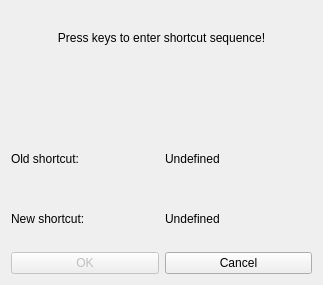
<?xml version="1.0" encoding="UTF-8"?>
<ui version="4.0">
 <class>ShortcutCaptureDialogBase</class>
 <widget class="QDialog" name="ShortcutCaptureDialogBase">
  <property name="geometry">
   <rect>
    <x>0</x>
    <y>0</y>
    <width>323</width>
    <height>285</height>
   </rect>
  </property>
  <property name="windowTitle">
   <string>Enter shortcut sequence</string>
  </property>
  <property name="modal">
   <bool>true</bool>
  </property>
  <layout class="QVBoxLayout">
   <item>
    <widget class="QLabel" name="descrLabel">
     <property name="text">
      <string>Press keys to enter shortcut sequence!</string>
     </property>
     <property name="alignment">
      <set>Qt::AlignCenter</set>
     </property>
     <property name="wordWrap">
      <bool>false</bool>
     </property>
    </widget>
   </item>
   <item>
    <widget class="QLabel" name="messageLabel">
     <property name="text">
      <string/>
     </property>
     <property name="wordWrap">
      <bool>false</bool>
     </property>
    </widget>
   </item>
   <item>
    <layout class="QHBoxLayout">
     <item>
      <widget class="QLabel" name="oshrtTextLabel">
       <property name="text">
        <string>Old shortcut:</string>
       </property>
       <property name="wordWrap">
        <bool>false</bool>
       </property>
      </widget>
     </item>
     <item>
      <widget class="QLabel" name="oshrtLabel">
       <property name="text">
        <string>Undefined</string>
       </property>
       <property name="wordWrap">
        <bool>false</bool>
       </property>
      </widget>
     </item>
    </layout>
   </item>
   <item>
    <layout class="QHBoxLayout">
     <item>
      <widget class="QLabel" name="nshrtTextLabel">
       <property name="text">
        <string>New shortcut:</string>
       </property>
       <property name="wordWrap">
        <bool>false</bool>
       </property>
      </widget>
     </item>
     <item>
      <widget class="QLabel" name="nshrtLabel">
       <property name="text">
        <string>Undefined</string>
       </property>
       <property name="wordWrap">
        <bool>false</bool>
       </property>
      </widget>
     </item>
    </layout>
   </item>
   <item>
    <layout class="QHBoxLayout">
     <item>
      <widget class="QPushButton" name="okButton">
       <property name="enabled">
        <bool>false</bool>
       </property>
       <property name="text">
        <string>OK</string>
       </property>
       <property name="shortcut">
        <string/>
       </property>
      </widget>
     </item>
     <item>
      <widget class="QPushButton" name="cancelButton">
       <property name="text">
        <string>Cancel</string>
       </property>
       <property name="shortcut">
        <string/>
       </property>
      </widget>
     </item>
    </layout>
   </item>
  </layout>
 </widget>
 <layoutdefault spacing="6" margin="11"/>
 <resources/>
 <connections/>
</ui>
